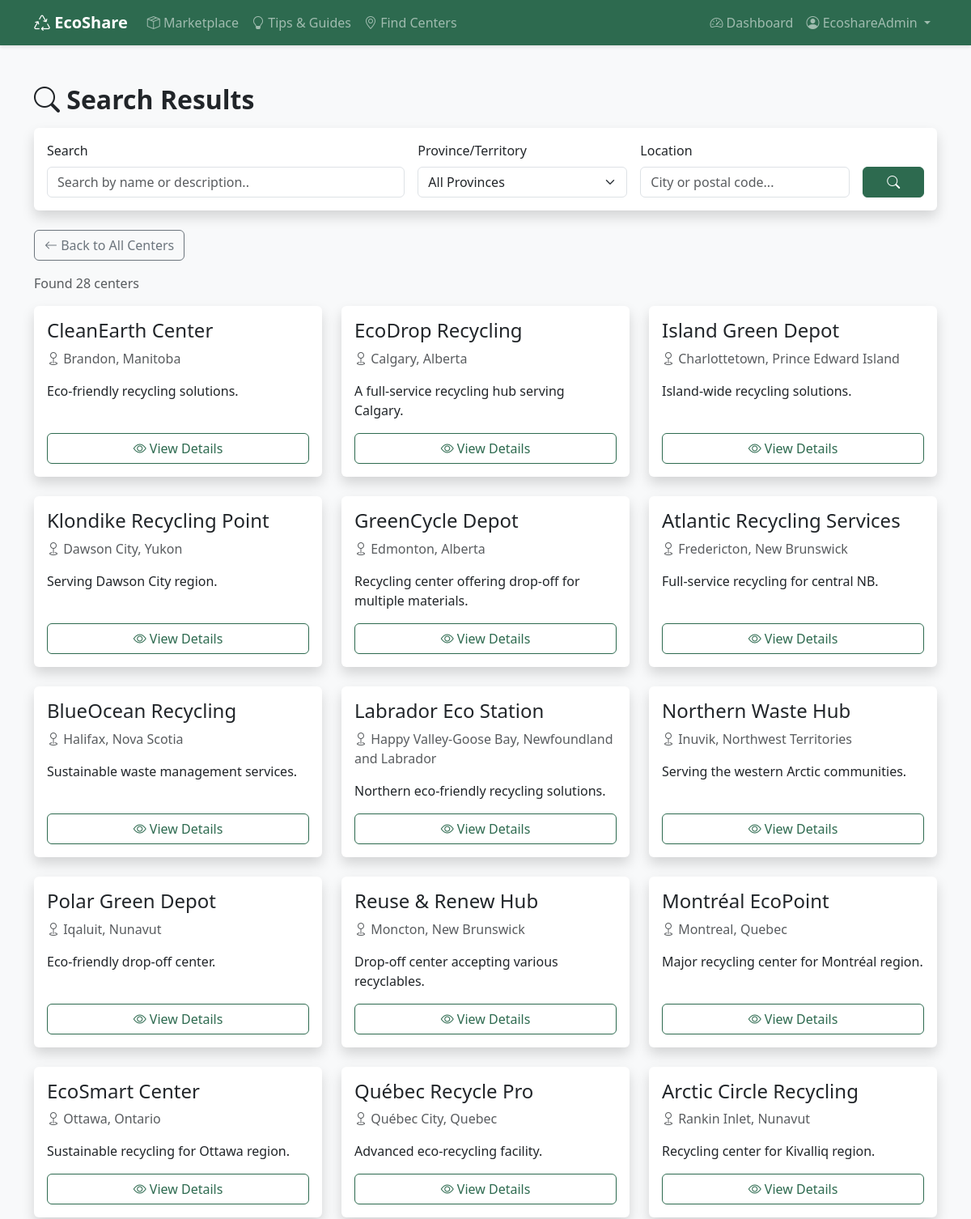
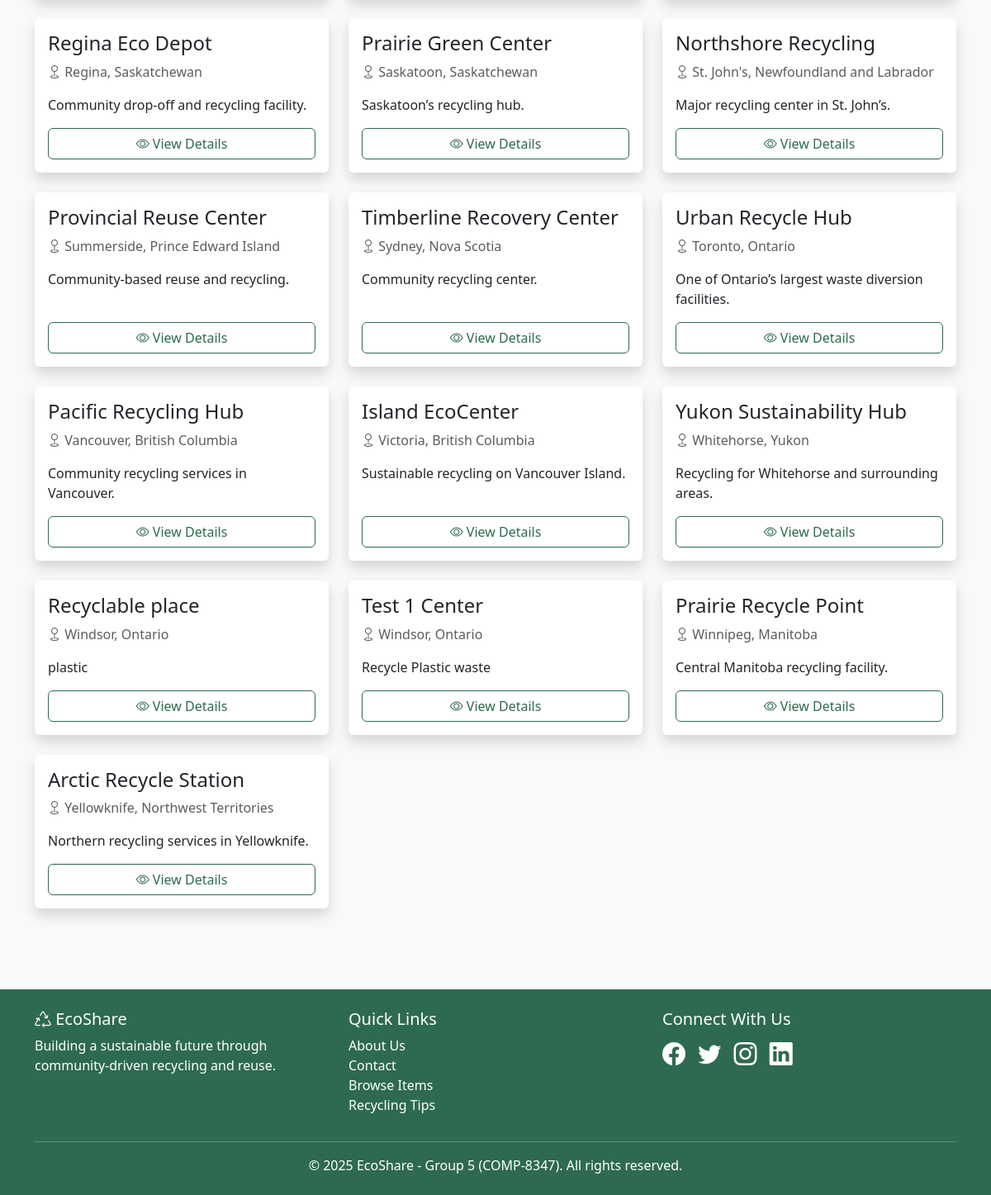
The page /centers/search/ (signed in) on the database its author committed (2 pictures, top to bottom).
### centers/models.py (models this page shows, shortened)
class RecyclingCenter(models.Model):
    MATERIAL_CHOICES = [
        ('paper', 'Paper'),
        ('plastic', 'Plastic'),
        ('glass', 'Glass'),
        ('metal', 'Metal'),
        ('electronics', 'Electronics'),
        ('batteries', 'Batteries'),
        ('textiles', 'Textiles'),
        ('organic', 'Organic Waste'),
        ('hazardous', 'Hazardous Materials'),
    ]
    name = models.CharField(max_length=200)
    slug = models.SlugField(max_length=200, unique=True, blank=True)
    description = models.TextField()
    address = models.CharField(max_length=300)
    city = models.CharField(max_length=100)
    state = models.CharField(
        max_length=2,
        choices=CANADIAN_PROVINCES,
        help_text='Select province/territory'
    )
    zipcode = models.CharField(max_length=20)
    country = models.CharField(max_length=100, default='Canada')
    phone = models.CharField(max_length=20, blank=True)
    email = models.EmailField(blank=True)
    website = models.URLField(blank=True)
    latitude = models.DecimalField(max_digits=9, decimal_places=6, null=True, blank=True)
    longitude = models.DecimalField(max_digits=9, decimal_places=6, null=True, blank=True)
    monday_hours = models.CharField(max_length=50, blank=True, default='Closed')
    tuesday_hours = models.CharField(max_length=50, blank=True, default='Closed')
    wednesday_hours = models.CharField(max_length=50, blank=True, default='Closed')
    thursday_hours = models.CharField(max_length=50, blank=True, default='Closed')
    friday_hours = models.CharField(max_length=50, blank=True, default='Closed')
    saturday_hours = models.CharField(max_length=50, blank=True, default='Closed')
    sunday_hours = models.CharField(max_length=50, blank=True, default='Closed')
    accepts_dropoff = models.BooleanField(default=True)
    offers_pickup = models.BooleanField(default=False)
    accepts_donations = models.BooleanField(default=False)
    is_verified = models.BooleanField(default=False)
    created_at = models.DateTimeField(auto_now_add=True)
    updated_at = models.DateTimeField(auto_now=True)
    class Meta:
        ordering = ['city', 'name']
        indexes = [
            models.Index(fields=['city']),
            models.Index(fields=['state']),
            models.Index(fields=['zipcode']),
        ]

### centers/views.py (the view)
# urls.py: path('search/', views.center_search, name='center_search'),
@login_required(login_url='accounts:login')
def center_search(request):
    query = request.GET.get('q', '')
    location = request.GET.get('location', '')
    state = request.GET.get('state', '')
    centers = RecyclingCenter.objects.all()
    if query:
        centers = centers.filter(
            Q(name__icontains=query) |
            Q(description__icontains=query) |
            Q(city__icontains=query)
        )
    if location:
        centers = centers.filter(
            Q(city__icontains=location) |
            Q(zipcode__icontains=location)
        )
    if state:
        centers = centers.filter(state=state.upper())
    context = {
        'centers': centers,
        'query': query,
        'location': location,
        'selected_state': state,
        'canadian_provinces': CANADIAN_PROVINCES,
    }
    return render(request, 'centers/search_results.html', context)

### templates/centers/search_results.html (shortened to what this page needs)
{% extends "base.html" %}
{% block content %}
<div class="container mt-4">
    <h2 class="fw-bold mb-3">
        <i class="bi bi-search"></i> Search Results
    </h2>
    <div class="card shadow mb-4">
        <div class="card-body">
            <form method="get" action="{% url 'centers:center_search' %}">
                <div class="row g-3">
                    <div class="col-md-5">
                        <label for="searchQuery" class="form-label">Search</label>
                        <input type="text"
                               name="q"
                               id="searchQuery"
                               class="form-control"
                               placeholder="Search by name or description.."
                               value="{{ query }}">
                    </div>
                    <div class="col-md-3">
                        <label for="stateSelect" class="form-label">Province/Territory</label>
                        <select name="state" id="stateSelect" class="form-select">
                            <option value="">All Provinces</option>
                        </select>
                    </div>
                    <div class="col-md-3">
                        <label for="locationInput" class="form-label">Location</label>
                        <input type="text"
                               name="location"
                               id="locationInput"
                               class="form-control"
                               placeholder="City or postal code..."
                               value="{{ location }}">
                    </div>
                    <div class="col-md-1 d-flex align-items-end">
                        <button type="submit" class="btn btn-primary w-100">
                            <i class="bi bi-search"></i>
                        </button>
                    </div>
                </div>
            </form>
        </div>
    </div>
    <a href="{% url 'centers:center_list' %}" class="btn btn-outline-secondary mb-3">
        <i class="bi bi-arrow-left"></i> Back to All Centers
    </a>
    {% if centers %}
        <p class="text-muted mb-3">Found {{ centers|length }} center{{ centers|length|pluralize }}</p>
        <div class="row">
            {% for center in centers %}
            <div class="col-md-4 mb-4">
                <div class="card shadow h-100">
                    <div class="card-body d-flex flex-column">
                        <h4 class="card-title">{{ center.name }}</h4>
                        <p class="text-muted">
                            <i class="bi bi-geo"></i> {{ center.city }}, {{ center.get_state_display }}
                        </p>
                        <p class="flex-grow-1">{{ center.description|truncatechars:120 }}</p>
                        <a href="{% url 'centers:center_detail' center.slug %}"
                           class="btn btn-outline-primary w-100 mt-auto">
                            <i class="bi bi-eye"></i> View Details
                        </a>
                    </div>
                </div>
            </div>
            {% endfor %}
        </div>
    {% else %}
        <div class="text-center mt-4">
            <i class="bi bi-search text-muted" style="font-size: 3rem;"></i>
            <p class="text-muted fs-5">No results found.</p>
            <p class="text-muted">Try adjusting your search criteria or browse all centers.</p>
        </div>
    {% endif %}
</div>
{% endblock %}

### templates/base.html (shortened to what this page needs)
<!DOCTYPE html>
<html lang="en">
<head>
    <link href="https://cdn.jsdelivr.net/npm/bootstrap@5.3.0/dist/css/bootstrap.min.css" rel="stylesheet">
    <link rel="stylesheet" href="https://cdn.jsdelivr.net/npm/bootstrap-icons@1.10.0/font/bootstrap-icons.css">
</head>
<body>
    <nav class="navbar navbar-expand-lg navbar-dark">
        <div class="container">
            <a class="navbar-brand fw-bold" href="{% url 'core:home' %}">
                <i class="bi bi-recycle"></i> EcoShare
            </a>
            <div class="collapse navbar-collapse" id="navbarNav">
                <ul class="navbar-nav me-auto">
                    <li class="nav-item">
                        <a class="nav-link" href="{% url 'items:item_list' %}">
                            <i class="bi bi-box-seam"></i> Marketplace
                         </a>
                    </li>
                    <li class="nav-item">
                        <a class="nav-link" href="{% url 'tips:tip_list' %}">
                            <i class="bi bi-lightbulb"></i> Tips & Guides
                        </a>
                    </li>
                    <li class="nav-item">
                        <a class="nav-link" href="{% url 'centers:center_list' %}">
                            <i class="bi bi-geo-alt"></i> Find Centers
                        </a>
                    </li>
                </ul>
                <ul class="navbar-nav">
                    {% if user.is_authenticated %}
                        <li class="nav-item">
                            <a class="nav-link" href="{% url 'core:dashboard' %}">
                                <i class="bi bi-speedometer2"></i> Dashboard
                            </a>
                        </li>
                        <li class="nav-item dropdown">
                            <a class="nav-link dropdown-toggle" href="#" id="userDropdown" role="button"
                                data-bs-toggle="dropdown" aria-expanded="false">
                                <i class="bi bi-person-circle"></i> {{ user.username }}
                            </a>
                        </li>
                    {% endif %}
                </ul>
            </div>
        </div>
    </nav>
    <main class="py-4">
        {% block content %}{% endblock %}
    </main>
    <footer class="py-4">
        <div class="container">
            <div class="row">
                <div class="col-md-4">
                    <h5><i class="bi bi-recycle"></i> EcoShare</h5>
                    <p>Building a sustainable future through community-driven recycling and reuse.</p>
                </div>
                <div class="col-md-4">
                    <h5>Quick Links</h5>
                    <ul class="list-unstyled">
                        <li><a href="{% url 'core:about' %}" class="text-white text-decoration-none">About Us</a></li>
                        <li><a href="{% url 'core:contact' %}" class="text-white text-decoration-none">Contact</a></li>
                        <li><a href="{% url 'items:item_list' %}" class="text-white text-decoration-none">Browse Items</a></li>
                        <li><a href="{% url 'tips:tip_list' %}" class="text-white text-decoration-none">Recycling Tips</a></li>
                    </ul>
                </div>
                <div class="col-md-4">
                    <h5>Connect With Us</h5>
                    <div class="fs-3">
                        <i class="bi bi-facebook me-2"></i>
                        <i class="bi bi-twitter me-2"></i>
                        <i class="bi bi-instagram me-2"></i>
                        <i class="bi bi-linkedin"></i>
                    </div>
                </div>
            </div>
            <hr class="bg-white">
            <div class="text-center">
                <p class="mb-0">&copy; 2025 EcoShare - Group 5 (COMP-8347). All rights reserved.</p>
            </div>
        </div>
    </footer>
</body>
</html>

### templates/base.html (style rules this page uses)
:root { --primary-green: #2d6a4f; --secondary-green: #52b788; --light-green: #95d5b2; --bg-cream: #f8f9fa; }
body { font-family: 'Segoe UI', Tahoma, Geneva, Verdana, sans-serif; background-color: var(--bg-cream); }
.navbar { background-color: var(--primary-green) !important; box-shadow: 0 2px 4px rgba(0,0,0,0.1); }
.btn-primary { background-color: var(--primary-green); border-color: var(--primary-green); }
.btn-outline-primary { color: var(--primary-green); border-color: var(--primary-green); }
.card { border: none; box-shadow: 0 2px 8px rgba(0,0,0,0.1); transition: transform 0.3s; }
footer { background-color: var(--primary-green); color: white; margin-top: 50px; }

### rows shown on the page
RecyclingCenter: name "CleanEarth Center", city "Brandon", state "Manitoba", description "Eco-friendly recycling solutions."
RecyclingCenter: name "EcoDrop Recycling", city "Calgary", state "Alberta", description "A full-service recycling hub serving Calgary."
RecyclingCenter: name "Island Green Depot", city "Charlottetown", state "Prince Edward Island", description "Island-wide recycling solutions."
RecyclingCenter: name "Klondike Recycling Point", city "Dawson City", state "Yukon", description "Serving Dawson City region."
RecyclingCenter: name "GreenCycle Depot", city "Edmonton", state "Alberta", description "Recycling center offering drop-off for multiple materials."
RecyclingCenter: name "Atlantic Recycling Services", city "Fredericton", state "New Brunswick", description "Full-service recycling for central NB."
RecyclingCenter: name "BlueOcean Recycling", city "Halifax", state "Nova Scotia", description "Sustainable waste management services."
RecyclingCenter: name "Labrador Eco Station", city "Happy Valley-Goose Bay", state "Newfoundland and Labrador", description "Northern eco-friendly recycling solutions."
RecyclingCenter: name "Northern Waste Hub", city "Inuvik", state "Northwest Territories", description "Serving the western Arctic communities."
RecyclingCenter: name "Polar Green Depot", city "Iqaluit", state "Nunavut", description "Eco-friendly drop-off center."
RecyclingCenter: name "Reuse & Renew Hub", city "Moncton", state "New Brunswick", description "Drop-off center accepting various recyclables."
RecyclingCenter: name "Montréal EcoPoint", city "Montreal", state "Quebec", description "Major recycling center for Montréal region."
RecyclingCenter: name "EcoSmart Center", city "Ottawa", state "Ontario", description "Sustainable recycling for Ottawa region."
RecyclingCenter: name "Québec Recycle Pro", city "Québec City", state "Quebec", description "Advanced eco-recycling facility."
RecyclingCenter: name "Arctic Circle Recycling", city "Rankin Inlet", state "Nunavut", description "Recycling center for Kivalliq region."
RecyclingCenter: name "Regina Eco Depot", city "Regina", state "Saskatchewan", description "Community drop-off and recycling facility."
RecyclingCenter: name "Prairie Green Center", city "Saskatoon", state "Saskatchewan", description "Saskatoon’s recycling hub."
RecyclingCenter: name "Northshore Recycling", city "St. John's", state "Newfoundland and Labrador", description "Major recycling center in St. John’s."
RecyclingCenter: name "Provincial Reuse Center", city "Summerside", state "Prince Edward Island", description "Community-based reuse and recycling."
RecyclingCenter: name "Timberline Recovery Center", city "Sydney", state "Nova Scotia", description "Community recycling center."
RecyclingCenter: name "Urban Recycle Hub", city "Toronto", state "Ontario", description "One of Ontario’s largest waste diversion facilities."
RecyclingCenter: name "Pacific Recycling Hub", city "Vancouver", state "British Columbia", description "Community recycling services in Vancouver."
RecyclingCenter: name "Island EcoCenter", city "Victoria", state "British Columbia", description "Sustainable recycling on Vancouver Island."
RecyclingCenter: name "Yukon Sustainability Hub", city "Whitehorse", state "Yukon", description "Recycling for Whitehorse and surrounding areas."
RecyclingCenter: name "Recyclable place", city "Windsor", state "Ontario", description "plastic"
RecyclingCenter: name "Test 1 Center", city "Windsor", state "Ontario", description "Recycle Plastic waste"
RecyclingCenter: name "Prairie Recycle Point", city "Winnipeg", state "Manitoba", description "Central Manitoba recycling facility."
RecyclingCenter: name "Arctic Recycle Station", city "Yellowknife", state "Northwest Territories", description "Northern recycling services in Yellowknife."

### other values the page prints
{{ user.username }} "EcoshareAdmin"
{{ centers|length }} "28"
